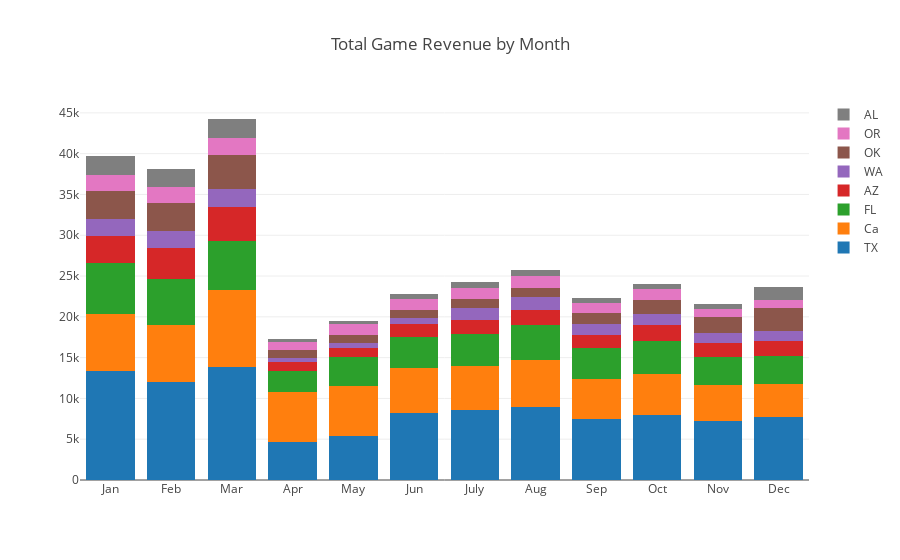

The notebook cell saved with this chart:
### Code cell
layout = go.Layout(title="Total Game Revenue by Month", barmode='stack')

fig = go.Figure(data=get_traces3(rev_by_month), layout=layout)

offline.iplot(fig, filename='revenue-by-month-basic-bar')

### Figure 1 — Plotly figure (JSON) as saved in the notebook; plotly's stock layout.template omitted (floating-point values rounded to 4 significant figures)
{"data": [{"name": "TX", "type": "bar", "uid": "27964b68-384e-4a94-b8e8-fd479e0cd54b", "x": ["Jan", "Feb", "Mar", "Apr", "May", "Jun", "July", "Aug", "Sep", "Oct", "Nov", "Dec"], "y": [13330.0, 11990.0, 13840.0, 4651.0, 5345.0, 8183.0, 8531, 8969.0, 7440.0, 7911.0, 7181.0, 7758.0]}, {"name": "Ca", "type": "bar", "uid": "c26a63d3-bc6f-4fb4-a246-db712052e70a", "x": ["Jan", "Feb", "Mar", "Apr", "May", "Jun", "July", "Aug", "Sep", "Oct", "Nov", "Dec"], "y": [6984.0, 7052.0, 9394.0, 6078.0, 6124.0, 5596.0, 5454.0, 5762, 4913.0, 5063.0, 4495, 4054.0]}, {"name": "FL", "type": "bar", "uid": "7a63d120-90cc-4ae3-b05b-5e7c21eaab52", "x": ["Jan", "Feb", "Mar", "Apr", "May", "Jun", "July", "Aug", "Sep", "Oct", "Nov", "Dec"], "y": [6321.0, 5564, 6075.0, 2612.0, 3548.0, 3762, 3861, 4228.0, 3864.0, 4027.0, 3409, 3393.0]}, {"name": "AZ", "type": "bar", "uid": "709cf076-f123-43f9-ab90-bdaa2c702c65", "x": ["Jan", "Feb", "Mar", "Apr", "May", "Jun", "July", "Aug", "Sep", "Oct", "Nov", "Dec"], "y": [3295.0, 3780.0, 4095.0, 1116.0, 1222.0, 1544.0, 1816.0, 1926.0, 1608.0, 1967.0, 1726.0, 1817.0]}, {"name": "WA", "type": "bar", "uid": "3d48e0c0-bfca-4f3c-8bfb-b21b7d924a0f", "x": ["Jan", "Feb", "Mar", "Apr", "May", "Jun", "July", "Aug", "Sep", "Oct", "Nov", "Dec"], "y": [2007.0, 2140, 2314.0, 485.2, 507.4, 747.5, 1428.0, 1523.0, 1299.0, 1387.0, 1250.0, 1250.0]}, {"name": "OK", "type": "bar", "uid": "0bc9bcb0-d54f-428e-8f62-4cd0f9905d9f", "x": ["Jan", "Feb", "Mar", "Apr", "May", "Jun", "July", "Aug", "Sep", "Oct", "Nov", "Dec"], "y": [3429.0, 3459.0, 4091.0, 992, 1018.0, 985.6, 1063.0, 1136.0, 1322, 1728, 1928, 2810.0]}, {"name": "OR", "type": "bar", "uid": "2c992d5f-d7d1-45ea-a97e-98b3ec2ede28", "x": ["Jan", "Feb", "Mar", "Apr", "May", "Jun", "July", "Aug", "Sep", "Oct", "Nov", "Dec"], "y": [2062.0, 1903, 2170.0, 933.8, 1361.0, 1333.0, 1384.0, 1443.0, 1236.0, 1302.0, 954.2, 997.8]}, {"name": "AL", "type": "bar", "uid": "0424e92a-5185-45ee-80f0-646d61984f65", "x": ["Jan", "Feb", "Mar", "Apr", "May", "Jun", "July", "Aug", "Sep", "Oct", "Nov", "Dec"], "y": [2227.0, 2214.0, 2271.0, 372.2, 392.7, 629, 681, 768.2, 656.2, 656.2, 653, 1599.0]}], "layout": {"barmode": "stack", "title": "Total Game Revenue by Month"}}
